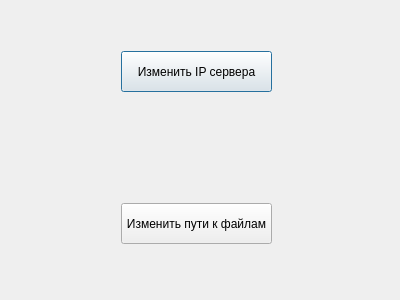
<?xml version="1.0" encoding="UTF-8"?>
<ui version="4.0">
 <class>Dialog</class>
 <widget class="QDialog" name="Dialog">
  <property name="geometry">
   <rect>
    <x>0</x>
    <y>0</y>
    <width>400</width>
    <height>300</height>
   </rect>
  </property>
  <property name="windowTitle">
   <string>Dialog</string>
  </property>
  <layout class="QVBoxLayout" name="verticalLayout">
   <item>
    <widget class="QWidget" name="widget" native="true">
     <widget class="QPushButton" name="pushButtonIP">
      <property name="geometry">
       <rect>
        <x>110</x>
        <y>40</y>
        <width>151</width>
        <height>41</height>
       </rect>
      </property>
      <property name="text">
       <string>Изменить IP сервера</string>
      </property>
     </widget>
    </widget>
   </item>
   <item>
    <widget class="QWidget" name="widget_2" native="true">
     <widget class="QPushButton" name="pushButtonPaths">
      <property name="geometry">
       <rect>
        <x>110</x>
        <y>50</y>
        <width>151</width>
        <height>41</height>
       </rect>
      </property>
      <property name="text">
       <string>Изменить пути к файлам</string>
      </property>
     </widget>
    </widget>
   </item>
  </layout>
 </widget>
 <resources/>
 <connections/>
</ui>
